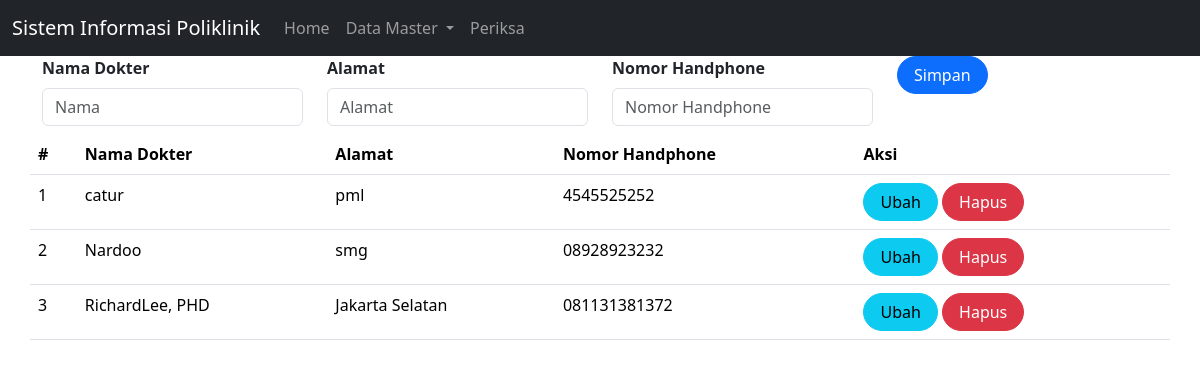
The page /dokter.php on the database as committed earlier.
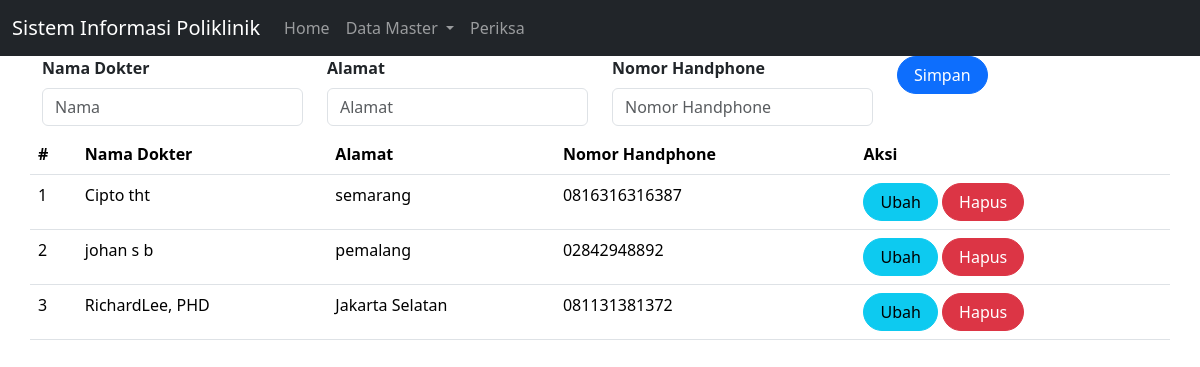
The same page on the database as committed later.
### tables this page shows
CREATE TABLE `dokter` (
  `id` int(11) NOT NULL AUTO_INCREMENT,
  `nama` varchar(255) DEFAULT NULL,
  `alamat` varchar(255) DEFAULT NULL,
  `no_hp` varchar(50) DEFAULT NULL,
  PRIMARY KEY (`id`)
);

### dokter.php (the view, shortened to what this page needs)
<!doctype html>
<html lang="en">
  <head>
    <link href="https://cdn.jsdelivr.net/npm/bootstrap@5.3.2/dist/css/bootstrap.min.css" rel="stylesheet">
  </head>
  <body>
  <nav class="navbar navbar-expand-lg  navbar-dark bg-dark">
  <div class="container-fluid">
    <a class="navbar-brand" href="#">
      Sistem Informasi Poliklinik
    </a>
    <div class="collapse navbar-collapse" id="navbarNavDropdown">
      <ul class="navbar-nav">
        <li class="nav-item">
          <a class="nav-link" aria-current="page" href="index.php">
            Home
          </a>
        </li>
        <li class="nav-item dropdown">
          <a class="nav-link dropdown-toggle" href="#" role="button"
          data-bs-toggle="dropdown" aria-expanded="false">
            Data Master
          </a>
        </li>
        <li class="nav-item">
          <a class="nav-link"
          href="periksa.php?page=periksa">
            Periksa
          </a>
        </li>
      </ul>
    </div>
  </div>
</nav>
<?php
include'koneksi.php';
?>
<body>
<div class="container">
    <form class="form row"  method="POST" action="" name="myForm" onsubmit="return(validate());">
    <?php
    $nama = '';
    $alamat = '';
    $no_hp = '';
    ?>
    <div class="col">
        <label for="inputNama" class="form-label fw-bold">
            Nama Dokter
        </label>
        <input type="varchar" class="form-control" name="nama" id="inputNama" placeholder="Nama" value="<?php echo $nama ?>">
    </div>
    <div class="col">
        <label for="inputAlamat" class="form-label fw-bold">
            Alamat
        </label>
        <input type="varchar" class="form-control" name="alamat" id="inputAlamat" placeholder="Alamat" value="<?php echo $alamat ?>">
    </div>
    <div class="col mb-2">
        <label for="inputNo_hp" class="form-label fw-bold">
        Nomor Handphone
        </label>
        <input type="varchar" class="form-control" name="no_hp" id="inputNo_hp" placeholder="Nomor Handphone" value="<?php echo $no_hp ?>">
    </div>
    <div class="col">
        <button type="submit" class="btn btn-primary rounded-pill px-3" name="simpan">Simpan</button>
    </div>
<table class="table table-hover">
    <thead>
        <tr>
            <th scope="col">#</th>
            <th scope="col">Nama Dokter</th>
            <th scope="col">Alamat</th>
            <th scope="col">Nomor Handphone</th>
            <th scope="col">Aksi</th>
        </tr>
    </thead>
    <tbody>
    <?php
    $result = mysqli_query(
    $mysqli,"SELECT * FROM dokter ORDER BY nama"
    );
$no = 1;
while ($data = mysqli_fetch_array($result)) {
?>
    <tr>
        <td><?php echo $no++ ?></td>
        <td><?php echo $data['nama'] ?></td>
        <td><?php echo $data['alamat'] ?></td>
        <td><?php echo $data['no_hp'] ?></td>
                <td>
                    <a class="btn btn-info rounded-pill px-3"
                    href="dokter.php?id=<?php echo $data['id'] ?>">Ubah
                    </a>
                    <a class="btn btn-danger rounded-pill px-3"
                    href=dokter.php?id=<?php echo $data['id'] ?>&aksi=hapus">Hapus
                    </a>
                </td>
            </tr>
        <?php
        }
        ?>
    </tbody>
</form>
</body>
</html>

Rows that differ between the two databases and show on the page:
changed dokter: nama "Nardoo" → "Cipto tht"; alamat "smg" → "semarang"; no_hp "08928923232" → "0816316316387"; moves up the list
changed dokter: nama "catur" → "johan s b"; alamat "pml" → "pemalang"; no_hp "4545525252" → "02842948892"
